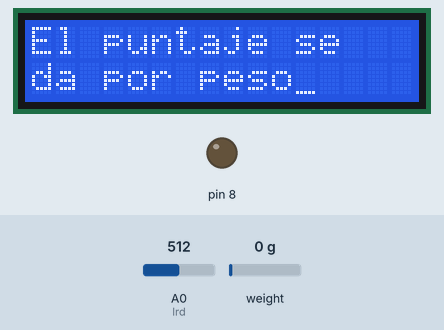
This sketch was run on a simulated Arduino Uno, built with avr-gcc and run on an emulated ATmega328P. Shown: 16×2 character LCD, output pins drawn as LEDs (lit = HIGH). Wiring (inferred from the names in the program): character LCD (HD44780): RS pin 9; E pin 10; data pin 4, pin 5, pin 6, pin 7. The inputs (shaded band) are chosen by the test bench; at power-on: A0 (lrd) = 512, weight on the scale 0 g. The character LCD is taken to start in 4-bit mode; pins used as bus, display or sensor lines are not drawn; what the sketch prints to the serial monitor is not drawn.

Above: at 0.1 s.

Measured:
- what the display in image 0 shows lasts 5.0 s, from 0.0 s to 5.0 s

The sketch:

Borca.ino
```cpp
#include "HX711.h"
#include <string.h>
#include <stdlib.h>
#define OFFSET 87900
#define lrd A0
#define RS 1
#define EN 2
#define CONTROL 0
#define DATA 1
// HX711 circuit wiring
const int LOADCELL_DOUT_PIN = 2;
const int LOADCELL_SCK_PIN = 3;

HX711 scale;

void setup() {
  Serial.begin(9600);
  DDRB = 0x07;
  DDRD = 0xF1;
  pinMode(lrd, INPUT);
  scale.begin(LOADCELL_DOUT_PIN, LOADCELL_SCK_PIN);
  lcdStart();
  setLcdCursor(0, 0);
  lcdString("El puntaje se");
  setLcdCursor(1, 0);
  lcdString("da por peso");
  delay(5000);
  clearLcd();


  //scale.tare();

}

void loop() {

    int value = analogRead(lrd);
    long reading = scale.read();
    reading += OFFSET;
    Serial.print("lrd reading: ");
    Serial.println(value);
    Serial.print("HX711 reading: ");
    Serial.println(reading);
    if(reading >= 1000 && value >= 800){
      if((value >= 850 && value <= 905) && (reading >= 1090000 && reading <= 200000)){
          clearLcd();
          int puntos = reading/100000;
          setLcdCursor(0, 0);
          lcdString("vidrio");
          setLcdCursor(1, 0);
          lcdString("Puntos: ");
          lcdNumber(puntos);
          delay(100);


      }else if((value >= 910 && value <= 925)&&(reading >= 10000 && reading <= 30000)){
          clearLcd();
          int puntos2 = reading/10000;
          setLcdCursor(0, 0);
          lcdString("plastico");
          setLcdCursor(1, 0);
          lcdString("Puntos: ");
          lcdNumber(puntos2);
          delay(100);
      }
    }
    delay(500);


}


// LCD Functions
void lcdStart()
{
  _delay_ms(16);  //wait for LCD startup: 15ms

  writeCommand( CONTROL, 0x20 );  // function set: 4-bit bus
  _delay_us(45);    //execution time is 40us
  // this instruction will be handled as 8-bit bus. However the function assumes 4-bit bus
  // this will be ok, because the lower bits will be ignored by the lcd when it is busy

  writeCommand( CONTROL, 0x28 );  // function set: 4-bit bus, 2 lines, 5x8 chars
  _delay_us(45);    //execution time is 40us

  writeCommand( CONTROL, 0x0E );  // display on/off control: display on, cursor on, no blink
  _delay_us(45);    //execution time is 40us

  writeCommand( CONTROL, 0x06 );  // entry mode set: increment, no display shift
  _delay_us(45);    //execution time is 40us

  writeCommand( CONTROL, 0x01 );  // clear display
  _delay_ms(2);   //execution time is 1.64ms

  return;
}

//-------------------------------------------------------------------------

// write an lcd data/command, 4-bit version
// PB1: RS, PB2: Enable. PD3-PD0: D7-D4
void writeCommand( char RS_type, char CMD )
{
  // set RS line
  if ( RS_type ) PORTB |= 1 << RS;
  else PORTB &= ~(1 << RS);
  _delay_us(1); // min delay is 140ns (t_AS)

  // set enable
  PORTB |= 1 << EN;

  // place high 4-bit data/command on bus
  PORTD = (PORTD & 0x0F) | (CMD & 0xF0);
  _delay_us(1); // min delay is 195ns (t_DSW)

  // note: min Enable pulse is 450ns (t_PWH). At this point this delay is already met

  // clear enable
  PORTB &= ~(1 << EN);
  _delay_us(1); // delay for next data is 300ns

  // set enable
  PORTB |= 1 << EN;

  // place low 4-bit data/command on bus
  PORTD = (PORTD & 0x0F) | (CMD << 4);
  _delay_us(1); // min delay is 195ns (t_DSW)

  // note: min Enable pulse is 450ns (t_PWH). At this point this delay is already met

  // clear enable
  PORTB &= ~(1 << EN);
  _delay_us(1); // delay is 10ns (t_H)

  return;
}

//-------------------------------------------------------------------------

void lcdString(char text[])
{
  int i, length;

  length = strlen(text);

  for (i = 0; i < length; i++)
  {
    writeCommand( DATA, text[i] );
    _delay_us(45);    //execution time is 40us
  }

  return;
}

//-------------------------------------------------------------------------

void lcdChar(char c)
{
  writeCommand( DATA, c );
  _delay_us(45);    //execution time is 40us

  return;
}

//-------------------------------------------------------------------------

void lcdNumber(int num)
{
  char n[8];

  itoa( num, n, 10);
  lcdString( n );

  return;
}

//-------------------------------------------------------------------------

void lcdFloat(float num)
{
  int i, d;
  float n;

  i = (int) num;  //get integer part
  if ( num < 0 ) n = i - num;   //get fraction
  else n = num - i;
  d = (int)( n * 100 ); //convert fraction to integer: 2 digits

  lcdNumber( i );
  lcdChar( '.' );
  lcdNumber( d );

  return;
}

//-------------------------------------------------------------------------

void setLcdCursor(char line, char col)
{
  char position = 0x00;

  // make sure position is inside limits
  if ( line < 0 ) line = 0; // 2-line lcd
  if ( line > 1 ) line = 1;
  if ( col < 0 ) col = 0;   // 16-char lcd
  if ( col > 15 ) col = 15;

  if ( line == 0 ) position = 0x80 + col;
  if ( line == 1 ) position = 0xC0 + col;

  writeCommand( CONTROL, position );    // set DDRAM address to position
  _delay_us(45);    //execution time is 40us

  return;
}

//-------------------------------------------------------------------------

void clearLcd()
{
  writeCommand( CONTROL, 0x01 );  // clear display
  _delay_ms(2);   //execution time is 1.64ms

  return;
}
```
